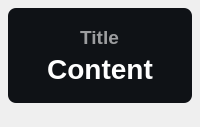
<?xml version="1.0" encoding="UTF-8"?>
<ui version="4.0">
 <class>Form</class>
 <widget class="QWidget" name="Form">
  <property name="geometry">
   <rect>
    <x>0</x>
    <y>0</y>
    <width>200</width>
    <height>127</height>
   </rect>
  </property>
  <property name="minimumSize">
   <size>
    <width>0</width>
    <height>0</height>
   </size>
  </property>
  <property name="maximumSize">
   <size>
    <width>16777215</width>
    <height>65536</height>
   </size>
  </property>
  <property name="windowTitle">
   <string>基本组件</string>
  </property>
  <layout class="QHBoxLayout" name="horizontalLayout">
   <property name="spacing">
    <number>20</number>
   </property>
   <property name="leftMargin">
    <number>8</number>
   </property>
   <property name="topMargin">
    <number>8</number>
   </property>
   <property name="rightMargin">
    <number>8</number>
   </property>
   <property name="bottomMargin">
    <number>24</number>
   </property>
   <item>
    <widget class="QFrame" name="backgnd">
     <property name="styleSheet">
      <string notr="true">background-color: rgba(15, 18, 22, 255);
border-radius: 8px</string>
     </property>
     <property name="frameShape">
      <enum>QFrame::StyledPanel</enum>
     </property>
     <property name="frameShadow">
      <enum>QFrame::Raised</enum>
     </property>
     <layout class="QVBoxLayout" name="verticalLayout">
      <property name="spacing">
       <number>0</number>
      </property>
      <property name="topMargin">
       <number>14</number>
      </property>
      <property name="bottomMargin">
       <number>14</number>
      </property>
      <item>
       <layout class="QHBoxLayout" name="titleLayout">
        <item>
         <widget class="QLabel" name="title">
          <property name="sizePolicy">
           <sizepolicy hsizetype="Maximum" vsizetype="Maximum">
            <horstretch>0</horstretch>
            <verstretch>0</verstretch>
           </sizepolicy>
          </property>
          <property name="font">
           <font>
            <family>Microsoft YaHei UI</family>
            <pointsize>14</pointsize>
            <weight>75</weight>
            <bold>true</bold>
           </font>
          </property>
          <property name="styleSheet">
           <string notr="true">color: rgba(255, 255, 255, 150);
font-weight: bold;
background-color: rgba(255, 255, 255, 0);</string>
          </property>
          <property name="text">
           <string>Title</string>
          </property>
          <property name="textFormat">
           <enum>Qt::PlainText</enum>
          </property>
          <property name="alignment">
           <set>Qt::AlignCenter</set>
          </property>
         </widget>
        </item>
       </layout>
      </item>
      <item>
       <layout class="QHBoxLayout" name="contentLayout">
        <item>
         <widget class="QLabel" name="content">
          <property name="sizePolicy">
           <sizepolicy hsizetype="Maximum" vsizetype="Maximum">
            <horstretch>0</horstretch>
            <verstretch>0</verstretch>
           </sizepolicy>
          </property>
          <property name="font">
           <font>
            <family>Microsoft YaHei UI</family>
            <pointsize>21</pointsize>
            <weight>75</weight>
            <bold>true</bold>
           </font>
          </property>
          <property name="styleSheet">
           <string notr="true">border: none;
color: rgba(255, 255, 255, 255);
font-weight: bold;
background-color: rgba(255, 255, 255, 0);</string>
          </property>
          <property name="text">
           <string>Content</string>
          </property>
          <property name="textFormat">
           <enum>Qt::PlainText</enum>
          </property>
          <property name="alignment">
           <set>Qt::AlignCenter</set>
          </property>
         </widget>
        </item>
       </layout>
      </item>
     </layout>
    </widget>
   </item>
  </layout>
 </widget>
 <resources/>
 <connections/>
</ui>
